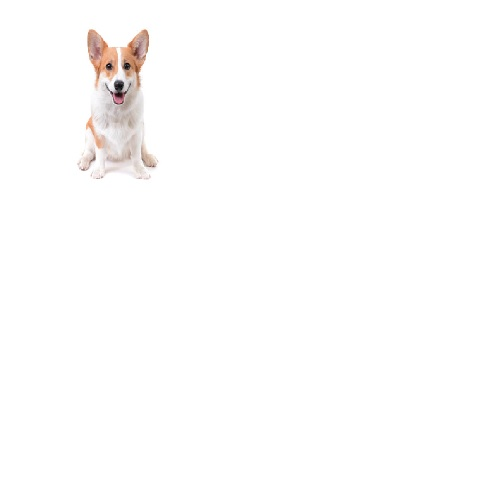
%> input picture Lab_2/res/ka.jpg, 500 x 500 px
$ octave lab2part2.m   (GNU Octave 9; MATLAB toolbox functions it lacks are replaced by stand-ins)
%> lines starting %> are read from the running program, lines starting %| are printed output that depends on the picture
%% part 2 Interset Point Description & Matching
% Create two images by translating one image.
clc;clear;
img_raw1 = imread('picture/ka.jpg');
%> img_raw1 is the input picture: size 500x500x3 uint8; mean R, G, B 253.7, 253, 252.7
img_raw2 = imread('picture/ka.jpg');
z = 255*ones(size(img_raw1));
img_raw1 = [img_raw1,z;z,z];
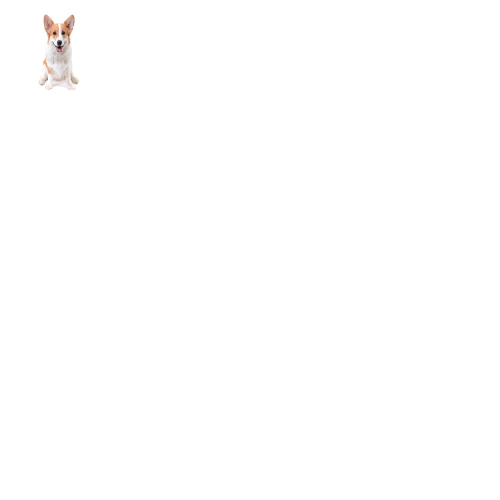
%> img_raw1: size 1000x1000x3 uint8 (shown at 1/2 size); mean R, G, B 254.7, 254.5, 254.4
img_raw2 = [z,z;z,img_raw2];

%%
img1 = rgb2gray(img_raw1);
key_point1 = corner(img1);
%> key_point1 = 47 rows, first 12: [111 92; 109 65; 127 92; 124 84; 127 64; 116 85; 124 68; 83 170; 122 104; 95 160; 116 104; 128 70]

img2 = rgb2gray(img_raw2);
key_point2 = corner(img2);
%> key_point2 = 47 rows, first 12: [611 592; 609 565; 627 592; 624 584; 627 564; 616 585; 624 568; 583 670; 622 604; 595 660; 616 604; 628 570]

mini = min(key_point1(:,1)); maxi = max(key_point1(:,1));
%> after `mini = min(key_point1(:,1))`: mini = 79
%> after `maxi = max(key_point1(:,1))`: maxi = 155
minj = min(key_point1(:,2)); maxj = max(key_point1(:,2));
%> after `minj = min(key_point1(:,2))`: minj = 31
%> after `maxj = max(key_point1(:,2))`: maxj = 179
key_point1 = key_point1(key_point1(:,1)>mini & key_point1(:,1)<maxi,:);
%> key_point1 = 45 rows, first 12: [111 92; 109 65; 127 92; 124 84; 127 64; 116 85; 124 68; 83 170; 122 104; 95 160; 116 104; 128 70]
key_point1 = key_point1(key_point1(:,2)>minj & key_point1(:,2)<maxj,:);
%> key_point1 = 42 rows, first 12: [111 92; 109 65; 127 92; 124 84; 127 64; 116 85; 124 68; 83 170; 122 104; 95 160; 116 104; 128 70]
mini = min(key_point2(:,1)); maxi = max(key_point2(:,1));
%> after `mini = min(key_point2(:,1))`: mini = 579
%> after `maxi = max(key_point2(:,1))`: maxi = 655
minj = min(key_point2(:,2)); maxj = max(key_point2(:,2));
%> after `minj = min(key_point2(:,2))`: minj = 531
%> after `maxj = max(key_point2(:,2))`: maxj = 679
key_point2 = key_point2(key_point2(:,1)>mini & key_point2(:,1)<maxi,:);
%> key_point2 = 45 rows, first 12: [611 592; 609 565; 627 592; 624 584; 627 564; 616 585; 624 568; 583 670; 622 604; 595 660; 616 604; 628 570]
key_point2 = key_point2(key_point2(:,2)>minj & key_point2(:,2)<maxj,:);
%> key_point2 = 42 rows, first 12: [611 592; 609 565; 627 592; 624 584; 627 564; 616 585; 624 568; 583 670; 622 604; 595 660; 616 604; 628 570]

figure(1); imshow(img_raw1); hold on;
plot(key_point1(:,1),key_point1(:,2),'*r');
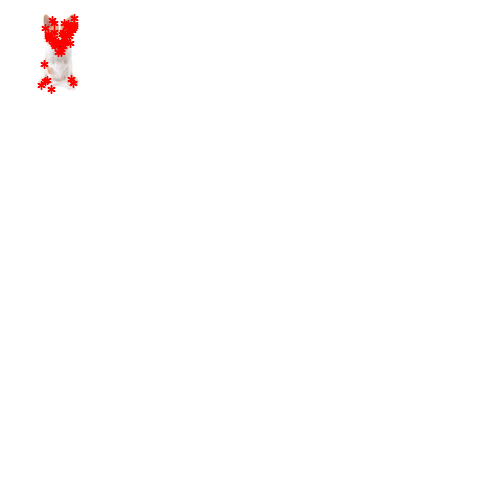
%> figure redrawn from the program's plot data; shown at 1/2 size

figure(2); imshow(img_raw2); hold on;
plot(key_point2(:,1),key_point2(:,2),'*r');
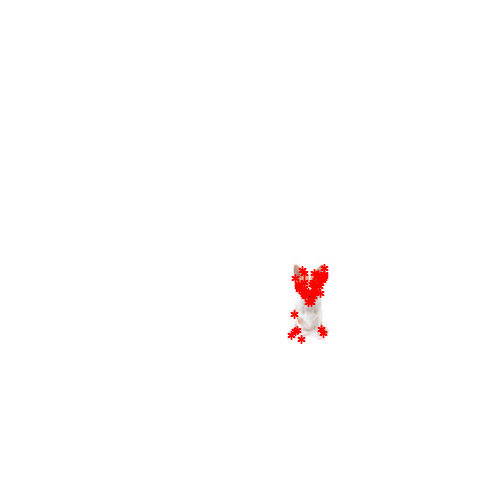
%> figure redrawn from the program's plot data; shown at 1/2 size

%% simple descriptor
%> (the run ends here)
